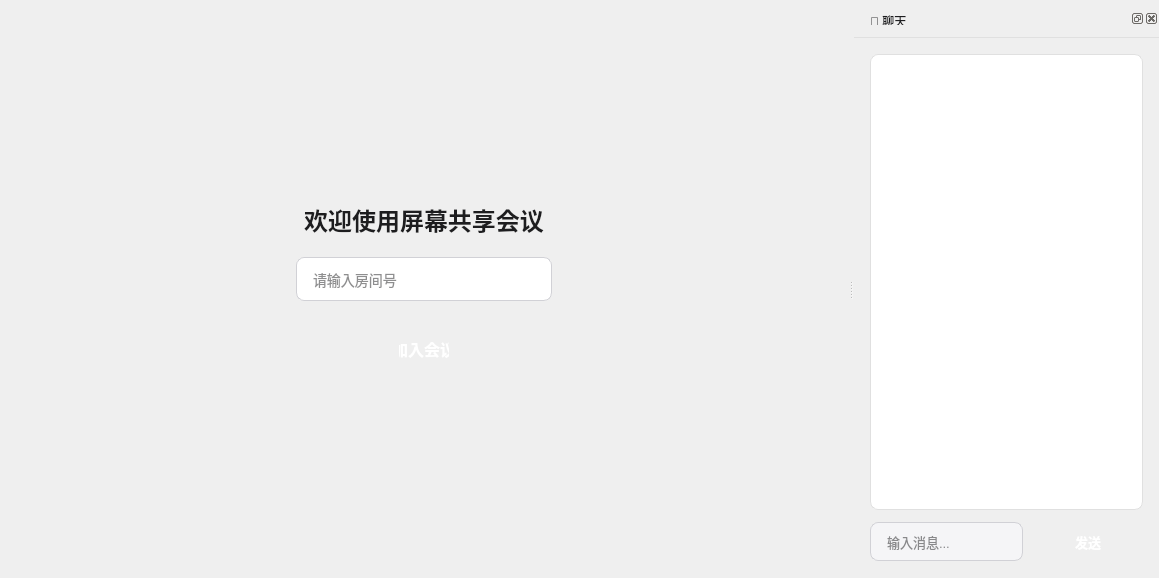
<?xml version="1.0" encoding="UTF-8"?>
<ui version="4.0">
 <class>shared_screen</class>
 <widget class="QMainWindow" name="shared_screen">
   <!-- <property name="geometry">
   <rect>
    <x>0</x>
    <y>0</y>
    <width>900</width>
    <height>750</height>
   </rect> 
  </property>-->
  <property name="windowTitle">
   <string>屏幕共享会议</string>
  </property>
  <property name="styleSheet">
   <string notr="true">
/* ========== 主窗口 ========== */
QMainWindow {
    background: qlineargradient(x1:0, y1:0, x2:0, y2:1,
                                stop:0 #f5f5f7, stop:1 #e8e8ed);
}

QWidget#centralwidget {
    background: transparent;
}

/* ========== 状态标签 ========== */
QLabel#statusLabel {
    color: #6e6e73;
    font-size: 13px;
    font-weight: 500;
    padding: 8px 12px;
    background: rgba(255, 255, 255, 0.6);
    border-radius: 6px;
}

/* ========== 屏幕预览区域 ========== */
QLabel#screenPreview {
    background: qlineargradient(x1:0, y1:0, x2:1, y2:1,
                                stop:0 #2c2c2e, stop:1 #1c1c1e);
    color: #8e8e93;
    border: 2px solid #48484a;
    border-radius: 16px;
    font-size: 18px;
    font-weight: 500;
    padding: 20px;
}

/* ========== 控制栏容器 ========== */
QWidget#controlsBar {
    background: rgba(255, 255, 255, 0.95);
    border-radius: 12px;
    padding: 8px;
}

/* ========== 聊天面板 ========== */
QDockWidget {
    background: #ffffff;
    color: #1d1d1f;
    border: none;
}

QDockWidget::title {
    background: qlineargradient(x1:0, y1:0, x2:0, y2:1,
                                stop:0 #fafafa, stop:1 #f0f0f0);
    color: #1d1d1f;
    padding: 12px;
    font-weight: 600;
    font-size: 14px;
    border-bottom: 1px solid #e0e0e0;
    border-top-left-radius: 8px;
    border-top-right-radius: 8px;
}

/* ========== 聊天视图 ========== */
QTextBrowser {
    background: #ffffff;
    color: #1d1d1f;
    border: 1px solid #e0e0e0;
    border-radius: 8px;
    padding: 12px;
    font-size: 13px;
    selection-background-color: #0a84ff;
}

QTextBrowser:focus {
    border: 1px solid #0a84ff;
}

/* ========== 输入框 ========== */
QLineEdit {
    background: #f5f5f7;
    color: #1d1d1f;
    border: 1px solid #d1d1d6;
    border-radius: 8px;
    padding: 10px 14px;
    font-size: 13px;
}

QLineEdit:focus {
    background: #ffffff;
    border: 2px solid #0a84ff;
    padding: 9px 13px;
}

QLineEdit::placeholder {
    color: #86868b;
}

/* ========== 发送按钮 ========== */
QPushButton#btnSend {
    background: qlineargradient(x1:0, y1:0, x2:0, y2:1,
                                stop:0 #0a84ff, stop:1 #0077ed);
    color: #ffffff;
    border: none;
    border-radius: 8px;
    padding: 10px 20px;
    font-size: 13px;
    font-weight: 600;
    min-width: 70px;
}

QPushButton#btnSend:hover {
    background: qlineargradient(x1:0, y1:0, x2:0, y2:1,
                                stop:0 #0077ed, stop:1 #006edb);
}

QPushButton#btnSend:pressed {
    background: #006edb;
}
   </string>
  </property>
  
  <widget class="QWidget" name="centralwidget">
   <layout class="QVBoxLayout" name="verticalLayout">
    <property name="spacing">
     <number>0</number>
    </property>
    <property name="leftMargin">
     <number>0</number>
    </property>
    <property name="topMargin">
     <number>0</number>
    </property>
    <property name="rightMargin">
     <number>0</number>
    </property>
    <property name="bottomMargin">
     <number>0</number>
    </property>
    <item>
     <widget class="QStackedWidget" name="stackedWidget">
      <property name="currentIndex">
       <number>0</number>
      </property>
      <widget class="QWidget" name="pageHome">
       <layout class="QVBoxLayout" name="verticalLayout_3">
        <property name="spacing">
         <number>20</number>
        </property>
        <property name="leftMargin">
         <number>40</number>
        </property>
        <property name="topMargin">
         <number>40</number>
        </property>
        <property name="rightMargin">
         <number>40</number>
        </property>
        <property name="bottomMargin">
         <number>40</number>
        </property>
        
        <item>
         <spacer name="verticalSpacer_2">
          <property name="orientation">
           <enum>Qt::Vertical</enum>
          </property>
          <property name="sizeHint" stdset="0">
           <size>
            <width>20</width>
            <height>40</height>
           </size>
          </property>
         </spacer>
        </item>
        <item>
         <widget class="QLabel" name="welcomeLabel">
          <property name="text">
           <string>欢迎使用屏幕共享会议</string>
          </property>
          <property name="alignment">
           <set>Qt::AlignCenter</set>
          </property>
          <property name="styleSheet">
           <string notr="true">font-size: 24px; font-weight: bold; color: #1d1d1f;</string>
          </property>
         </widget>
        </item>

        <item>
                <layout class="QHBoxLayout" name="horizontalLayout_room">
                <item>
                <spacer name="horizontalSpacer_room_left">
                    <property name="orientation">
                    <enum>Qt::Horizontal</enum>
                    </property>
                    <property name="alignment">
                        <set>Qt::AlignCenter</set>
                    </property>
                    <property name="sizeHint" stdset="0">
                    <size>
                    <width>40</width>
                    <height>20</height>
                    </size>
                    </property>
                </spacer>
                </item>
                <item>
                <widget class="QLineEdit" name="editRoomId">
                    <property name="placeholderText">
                    <string>请输入房间号</string>
                    </property>
                    <property name="minimumWidth">
                    <number>200</number>
                    </property>
                    <property name="maximumWidth">
                    <number>300</number>
                    </property>
                    <property name="styleSheet">
                    <string notr="true">
                    QLineEdit {
                        background: #ffffff;
                        color: #1d1d1f;
                        border: 1px solid #d1d1d6;
                        border-radius: 8px;
                        padding: 12px 14px;
                        font-size: 14px;
                    }
                    QLineEdit:focus {
                        border: 2px solid #0a84ff;
                        padding: 11px 13px;
                    }
                    </string>
                    </property>
                </widget>
                </item>
                <item>
                <spacer name="horizontalSpacer_room_right">
                    <property name="orientation">
                    <enum>Qt::Horizontal</enum>
                    </property>
                    <property name="sizeHint" stdset="0">
                    <size>
                    <width>40</width>
                    <height>20</height>
                    </size>
                    </property>
                </spacer>
                </item>
                </layout>
                </item>

        <item>
         <layout class="QHBoxLayout" name="horizontalLayout_2">
          <item>
           <spacer name="horizontalSpacer_2">
            <property name="orientation">
             <enum>Qt::Horizontal</enum>
            </property>
            <property name="sizeHint" stdset="0">
             <size>
              <width>40</width>
              <height>20</height>
             </size>
            </property>
           </spacer>
          </item>

          <item>
           <widget class="QPushButton" name="btnJoinMeeting">
            <property name="text">
             <string>加入会议</string>
            </property>
            <property name="styleSheet">
             <string notr="true">QPushButton {
    background: qlineargradient(x1:0, y1:0, x2:0, y2:1,
                                stop:0 #0a84ff, stop:1 #0077ed);
    color: white;
    border: none;
    border-radius: 12px;
    padding: 16px 20px;
    font-size: 16px;
    font-weight: 600;
    width: 50px;
}
QPushButton:hover {
    background: qlineargradient(x1:0, y1:0, x2:0, y2:1,
                                stop:0 #0077ed, stop:1 #006edb);
}
QPushButton:pressed {
    background: #006edb;
}</string>
            </property>
            <property name="minimumWidth">
              <number>180</number>
              </property>
            <property name="maximumWidth">
              <number>80</number>
            </property>
           </widget>
          </item>
          <item>
           <spacer name="horizontalSpacer_3">
            <property name="orientation">
             <enum>Qt::Horizontal</enum>
            </property>
            <property name="sizeHint" stdset="0">
             <size>
              <width>40</width>
              <height>20</height>
             </size>
            </property>
           </spacer>
          </item>
         </layout>
        </item>
        <item>
         <spacer name="verticalSpacer_3">
          <property name="orientation">
           <enum>Qt::Vertical</enum>
          </property>
          <property name="sizeHint" stdset="0">
           <size>
            <width>20</width>
            <height>40</height>
           </size>
          </property>
         </spacer>
        </item>
       </layout>
      </widget>
      <widget class="QWidget" name="pageMeeting">
       <layout class="QVBoxLayout" name="verticalLayout_4">
        <property name="spacing">
         <number>16</number>
        </property>
        <property name="leftMargin">
         <number>24</number>
        </property>
        <property name="topMargin">
         <number>24</number>
        </property>
        <property name="rightMargin">
         <number>24</number>
        </property>
        <property name="bottomMargin">
         <number>24</number>
        </property>
        <item>
         <widget class="QLabel" name="screenPreview">
          <property name="text">
           <string>屏幕预览区域
点击"共享屏幕"开始</string>
          </property>
          <property name="alignment">
           <set>Qt::AlignCenter</set>
          </property>
          <property name="minimumSize">
           <size>
            <width>800</width>
            <height>450</height>
           </size>
          </property>
         </widget>
        </item>
        <item>
         <spacer name="verticalSpacer">
          <property name="orientation">
           <enum>Qt::Vertical</enum>
          </property>
          <property name="sizeHint" stdset="0">
           <size>
            <width>20</width>
            <height>10</height>
           </size>
          </property>
         </spacer>
        </item>
        <item>
         <widget class="QWidget" name="controlsBar">
          <property name="minimumHeight">
           <number>80</number>
          </property>
          <layout class="QHBoxLayout" name="horizontalLayout">
           <property name="spacing">
            <number>12</number>
           </property>
           <property name="leftMargin">
            <number>16</number>
           </property>
           <property name="rightMargin">
            <number>16</number>
           </property>
           <item>
            <widget class="QLabel" name="statusLabel">
             <property name="text">
              <string>状态:未连接</string>
             </property>
            </widget>
           </item>
           <item>
            <spacer name="horizontalSpacer">
             <property name="orientation">
              <enum>Qt::Horizontal</enum>
             </property>
             <property name="sizeHint" stdset="0">
              <size>
               <width>40</width>
               <height>20</height>
              </size>
             </property>
            </spacer>
           </item>
          </layout>
         </widget>
        </item>
       </layout>
      </widget>
     </widget>
    </item>
   </layout>
  </widget>
  
  <widget class="QDockWidget" name="dockChat">
   <property name="windowTitle">
    <string>💬 聊天</string>
   </property>
   <property name="minimumWidth">
    <number>320</number>
   </property>
   <property name="maximumWidth">
    <number>420</number>
   </property>
   <attribute name="dockWidgetArea">
    <number>2</number>
   </attribute>
   
   <widget class="QWidget" name="dockWidgetContents">
    <layout class="QVBoxLayout" name="verticalLayout_2">
     <property name="spacing">
      <number>12</number>
     </property>
     <property name="leftMargin">
      <number>16</number>
     </property>
     <property name="topMargin">
      <number>16</number>
     </property>
     <property name="rightMargin">
      <number>16</number>
     </property>
     <property name="bottomMargin">
      <number>16</number>
     </property>
     
     <item>
      <widget class="QTextBrowser" name="chatView">
       <property name="openExternalLinks">
        <bool>false</bool>
       </property>
      </widget>
     </item>
     
     <item>
      <layout class="QHBoxLayout" name="horizontalLayout_2">
       <property name="spacing">
        <number>10</number>
       </property>
       
       <item>
        <widget class="QLineEdit" name="chatInput">
         <property name="placeholderText">
          <string>输入消息...</string>
         </property>
        </widget>
       </item>
       
       <item>
        <widget class="QPushButton" name="btnSend">
         <property name="text">
          <string>发送</string>
         </property>
        </widget>
       </item>
      </layout>
     </item>
    </layout>
   </widget>
  </widget>
  
 </widget>
 <resources/>
 <connections/>
</ui>
